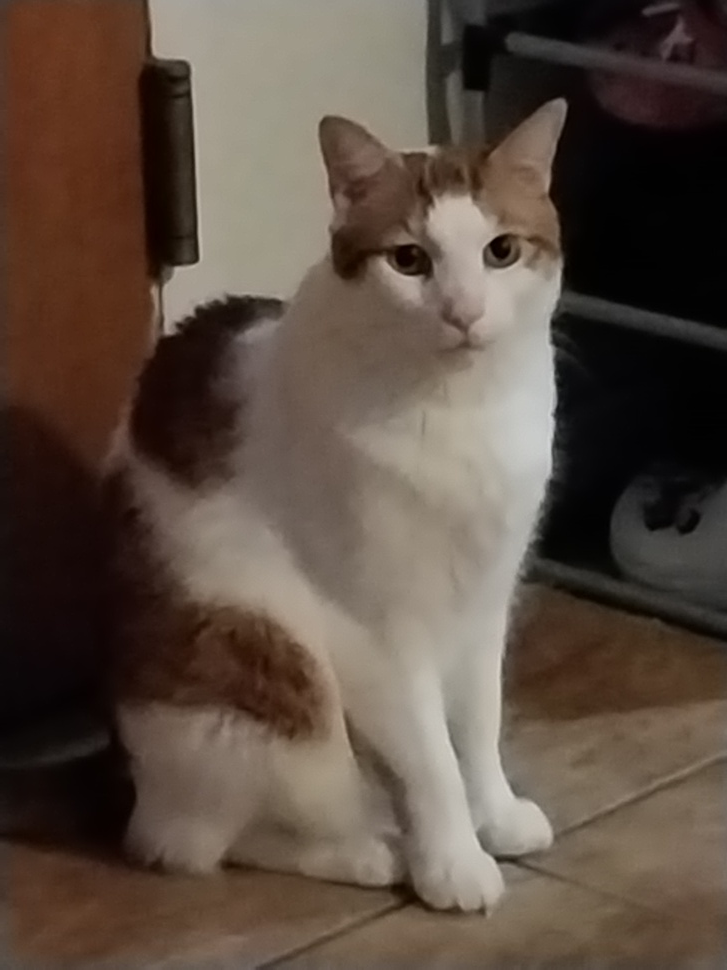
#> input picture assets/buddy_original.jpg, 727 x 970 px, shrunk from 3060 x 4080 before the run, found by its file name
$ python cartoonize.py
#> lines starting #> are read from the running program, lines starting #| are printed output that depends on the picture; after the words box and inside, x2 and y2 are one past the last pixel; in counts of white or black regions, pixels touching at a corner belong together
"""
cartoonize.py
Turns Buddy's real photo into a flat chibi-cartoon style image.

The classic "cartoonizer" technique has 2 ingredients:
1. EDGES  - find Buddy's outlines (whiskers, ears, body shape) and draw
            them as bold black lines.
2. COLORS - "flatten" the smooth gradient of fur color into a small
            number of solid color blocks (this is called posterizing).

Then we combine: solid color blocks UNDER bold black edges = cartoon look.
"""

import cv2
import numpy as np

def cartoonize(input_path, output_path, num_colors=8, edge_thickness=9):
    # --- Load the photo ---
#> called with num_colors = 8, edge_thickness = 9
    img = cv2.imread(input_path)  # OpenCV loads as BGR (not RGB!) by default
#> img is the input picture: shape (970, 727, 3); mean B, G, R 65.5, 76.2, 90.9
    print(f"Loaded image: {img.shape[1]}x{img.shape[0]} pixels")
#| Loaded image: 727x970 pixels

    # --- STEP 1: Find edges ---
    # Convert to grayscale first - edge detection works on brightness, not color
    gray = cv2.cvtColor(img, cv2.COLOR_BGR2GRAY)
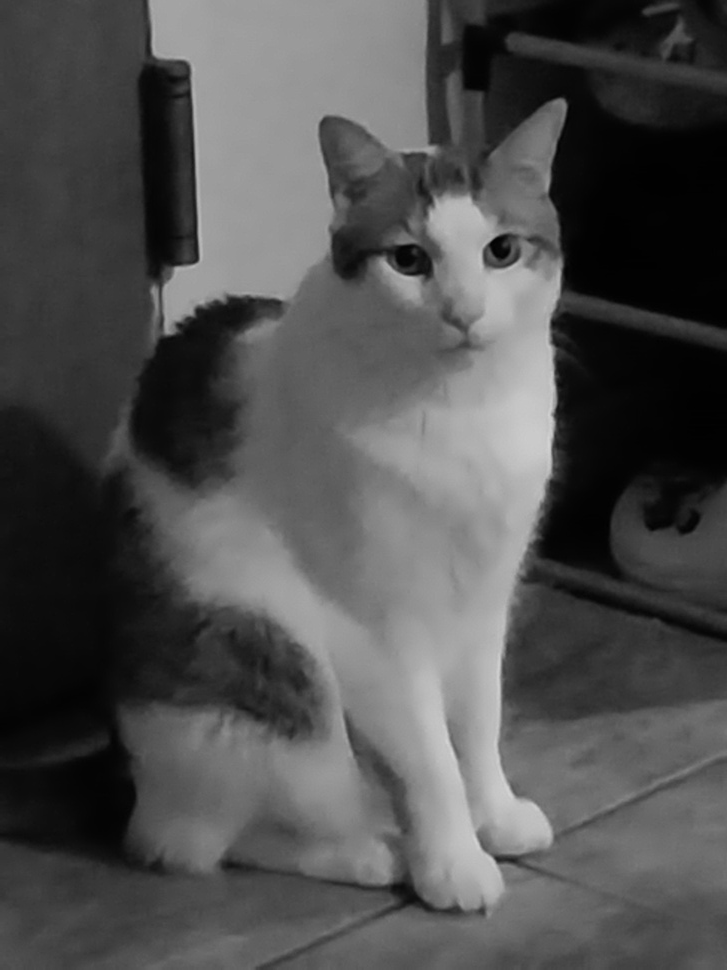
#> gray: shape (970, 727); min 0, max 212, mean 79.4

    # Blur slightly to remove noise/fuzz from the photo before edge detection,
    # otherwise we get thousands of tiny jagged edges from fur texture
    gray_blur = cv2.medianBlur(gray, 5)

    # adaptiveThreshold finds edges and outputs pure black/white.
    # Pixels that are "different enough" from their neighborhood become black lines.
    edges = cv2.adaptiveThreshold(
        gray_blur,
        255,
        cv2.ADAPTIVE_THRESH_MEAN_C,
        cv2.THRESH_BINARY,
        blockSize=edge_thickness,  # bigger = thicker/bolder lines
        C=5
    )
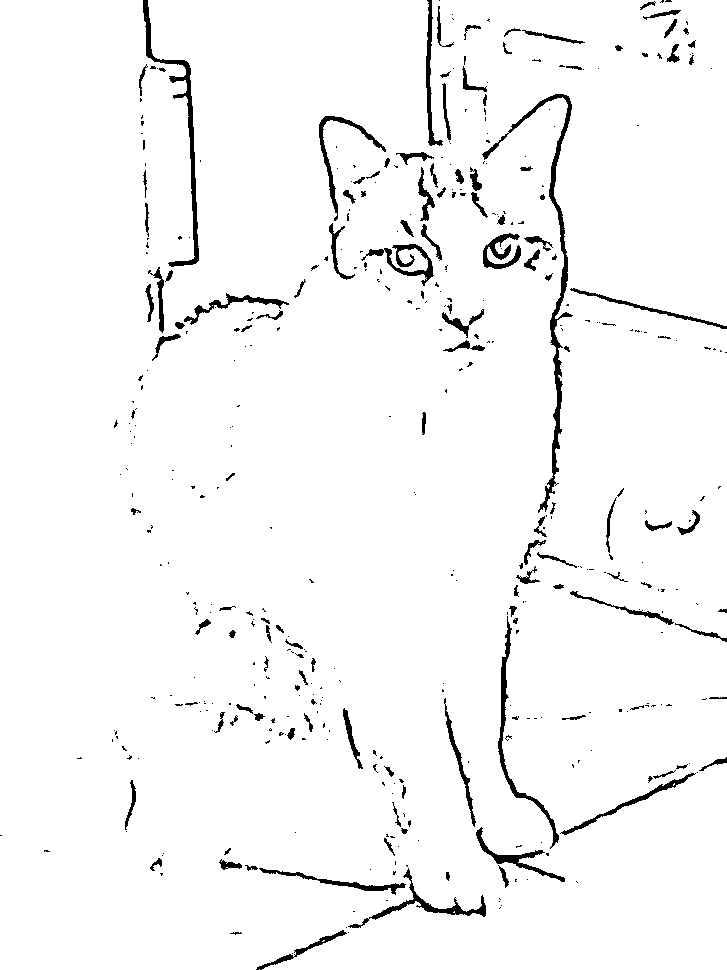
#> edges: shape (970, 727); 96.7% white; 439 black regions (310 under 20 px), largest, box (x1, y1, x2, y2) and area: (482, 94, 573, 513) 2495, (143, 0, 199, 267) 1609, (498, 616, 559, 849) 1088

    # --- STEP 2: Flatten the colors (posterize) ---
    # We use K-means clustering: tell it "group all these colors into
    # just 8 buckets" and it picks the best 8 colors to represent the photo.
    data = img.reshape((-1, 3))  # flatten image into a list of [B,G,R] pixels
    data = np.float32(data)

    criteria = (cv2.TERM_CRITERIA_EPS + cv2.TERM_CRITERIA_MAX_ITER, 20, 1.0)
    _, labels, centers = cv2.kmeans(
        data, num_colors, None, criteria, 10, cv2.KMEANS_RANDOM_CENTERS
    )
#> centers = [[79.21, 93.4, 110.4], [102.9, 117.1, 131.5], [6.61, 7.73, 14.55], [171.3, 180, 185], [57.32, 69.73, 86.08], [31.56, 49.62, 83.09], [135.8, 150.2, 158.5], [28.06, 34.48, 48.49]]

    centers = np.uint8(centers)  # back to normal 0-255 color values
#> centers = [[79, 93, 110], [102, 117, 131], [6, 7, 14], [171, 180, 185], [57, 69, 86], [31, 49, 83], [135, 150, 158], [28, 34, 48]]
    flattened = centers[labels.flatten()]
    flattened = flattened.reshape(img.shape)

    # Smooth the flattened color regions a bit for a cleaner cartoon feel
    flattened = cv2.bilateralFilter(flattened, d=9, sigmaColor=200, sigmaSpace=200)

    # --- STEP 3: Combine colors + edges ---
    # Convert edges to 3-channel so we can combine with the color image
    edges_3ch = cv2.cvtColor(edges, cv2.COLOR_GRAY2BGR)
    cartoon = cv2.bitwise_and(flattened, edges_3ch)
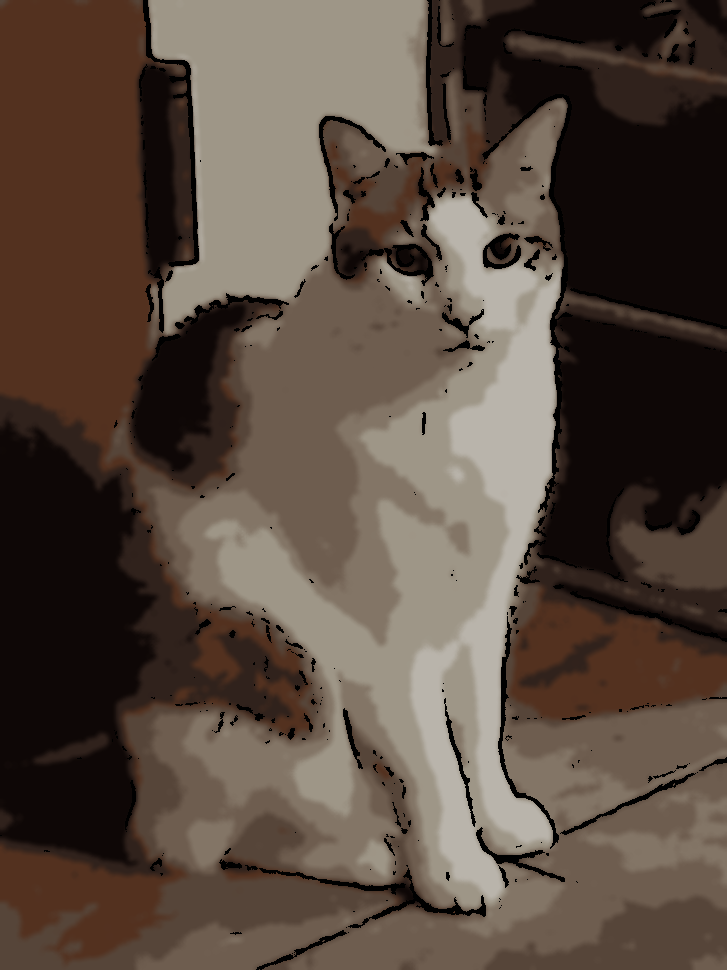
#> cartoon: shape (970, 727, 3); mean B, G, R 63.4, 73.9, 88.2

    cv2.imwrite(output_path, cartoon)
    print(f"Saved cartoonized image to {output_path}")
    return cartoon


if __name__ == "__main__":
    cartoonize(
        "/home/claude/buddy_pet/assets/buddy_original.jpg",
        "/home/claude/buddy_pet/assets/buddy_cartoon_test.jpg"
    )
